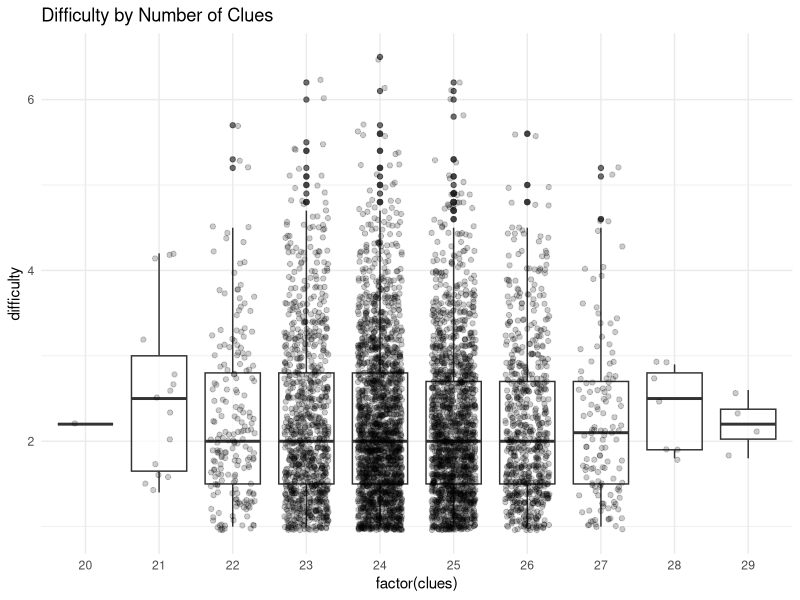
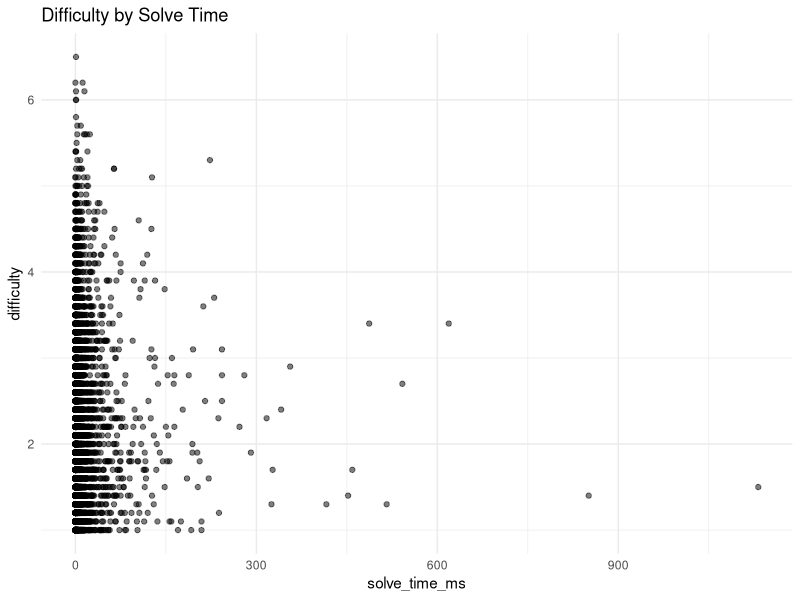
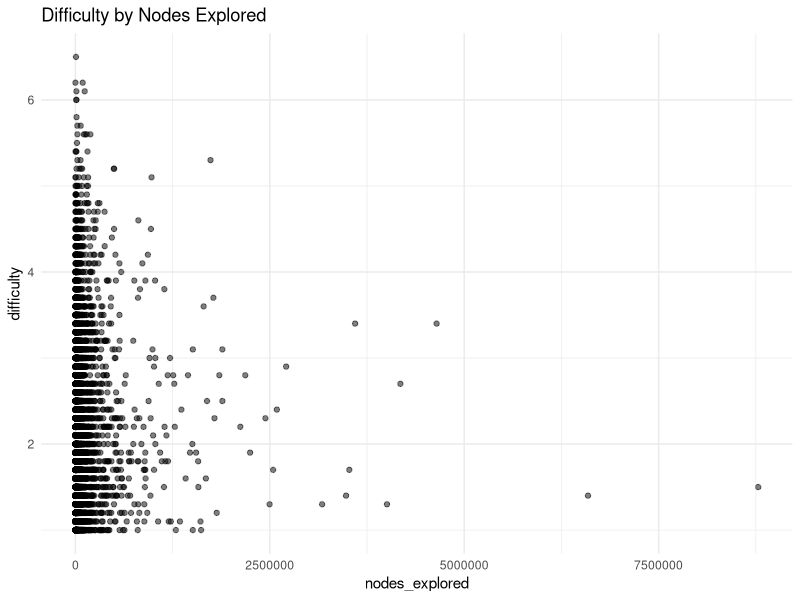

These figures' R source, in order:
## ---- chunk 1
#| include: false
options(repos = c(CRAN = "https://cran.rstudio.com/"))
## ---- chunk 2
#| echo: false
library(tidyverse)
library(dplyr)

install.packages("here")
library(here)
## ---- chunk 3
sudoku_data <- read_csv(here("data", "sample_10000.csv"))

sudoku_data_processed <- sudoku_data |>
  filter(is_solved == TRUE) |>
  filter(difficulty != 0)

glimpse(sudoku_data_processed)
## ---- chunk 4
ggplot(sudoku_data_processed, aes(x = factor(clues), y = difficulty)) +
  geom_boxplot(alpha = 0.7) +
  geom_jitter(alpha = 0.2, width = 0.3) +
  labs(title = "Difficulty by Number of Clues") +
  theme_minimal()
## ---- chunk 5
ggplot(sudoku_data_processed, aes(x = solve_time_ms, y = difficulty)) +
  geom_point(alpha = 0.5) +
# coord_cartesian(xlim = c(0, 2500000)) +
  labs(title = "Difficulty by Solve Time") +
  theme_minimal()
## ---- chunk 6
ggplot(sudoku_data_processed, aes(x = nodes_explored, y = difficulty)) +
  geom_point(alpha = 0.5) +
# coord_cartesian(xlim = c(0, 2500000)) +
  labs(title = "Difficulty by Nodes Explored") +
  theme_minimal()
